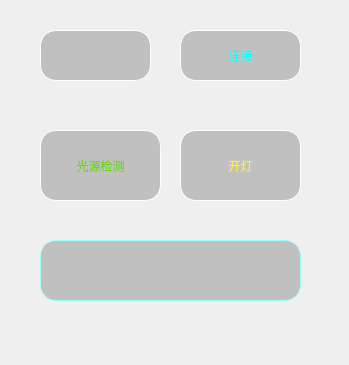
<?xml version="1.0" encoding="UTF-8"?>
<ui version="4.0">
 <class>Widget</class>
 <widget class="QWidget" name="Widget">
  <property name="geometry">
   <rect>
    <x>0</x>
    <y>0</y>
    <width>349</width>
    <height>365</height>
   </rect>
  </property>
  <property name="windowTitle">
   <string>Widget</string>
  </property>
  <widget class="QPushButton" name="pushButton">
   <property name="geometry">
    <rect>
     <x>180</x>
     <y>130</y>
     <width>121</width>
     <height>71</height>
    </rect>
   </property>
   <property name="cursor">
    <cursorShape>OpenHandCursor</cursorShape>
   </property>
   <property name="styleSheet">
    <string notr="true">border:1px solid rgb(255, 255, 255);
font: 20pt &quot;Ubuntu&quot;;
background: rgb(0,0,0,50);
border-radius: 16px;
color: rgb(252, 233, 79);</string>
   </property>
   <property name="text">
    <string>开灯</string>
   </property>
  </widget>
  <widget class="QPushButton" name="pushButton_2">
   <property name="geometry">
    <rect>
     <x>40</x>
     <y>130</y>
     <width>121</width>
     <height>71</height>
    </rect>
   </property>
   <property name="cursor">
    <cursorShape>OpenHandCursor</cursorShape>
   </property>
   <property name="styleSheet">
    <string notr="true">border:1px solid rgb(255, 255, 255);
font: 20pt &quot;Ubuntu&quot;;
background: rgb(0,0,0,50);
border-radius: 16px;
color: rgb(115, 210, 22);</string>
   </property>
   <property name="text">
    <string>光源检测</string>
   </property>
  </widget>
  <widget class="QLineEdit" name="lineEdit_result">
   <property name="geometry">
    <rect>
     <x>40</x>
     <y>30</y>
     <width>111</width>
     <height>51</height>
    </rect>
   </property>
   <property name="styleSheet">
    <string notr="true">border:1px solid rgb(255, 255, 255);
background: rgb(0,0,0,50);
border-radius: 16px;
color: rgb(115, 210, 22);</string>
   </property>
  </widget>
  <widget class="QPushButton" name="pushButton_connect">
   <property name="geometry">
    <rect>
     <x>180</x>
     <y>30</y>
     <width>121</width>
     <height>51</height>
    </rect>
   </property>
   <property name="cursor">
    <cursorShape>OpenHandCursor</cursorShape>
   </property>
   <property name="styleSheet">
    <string notr="true">border:1px solid rgb(255, 255, 255);
font: 20pt &quot;Ubuntu&quot;;
background: rgb(0,0,0,50);
border-radius: 16px;
color: rgb(12, 250, 250);</string>
   </property>
   <property name="text">
    <string>连接</string>
   </property>
  </widget>
  <widget class="QLineEdit" name="result">
   <property name="geometry">
    <rect>
     <x>40</x>
     <y>240</y>
     <width>261</width>
     <height>61</height>
    </rect>
   </property>
   <property name="styleSheet">
    <string notr="true">border:1px solid rgb(155, 255, 255);
font: 20pt &quot;Ubuntu&quot;;
background: rgb(0,0,0,50);
border-radius: 16px;
color: rgb(115, 210, 22);</string>
   </property>
  </widget>
  <widget class="QLabel" name="label">
   <property name="geometry">
    <rect>
     <x>0</x>
     <y>0</y>
     <width>349</width>
     <height>529</height>
    </rect>
   </property>
   <property name="styleSheet">
    <string notr="true">border-image: url(:/new/prefix1/impa/1714960485247.jpg);</string>
   </property>
   <property name="text">
    <string/>
   </property>
  </widget>
  <zorder>label</zorder>
  <zorder>pushButton</zorder>
  <zorder>pushButton_2</zorder>
  <zorder>lineEdit_result</zorder>
  <zorder>pushButton_connect</zorder>
  <zorder>result</zorder>
 </widget>
 <resources/>
 <connections/>
</ui>
